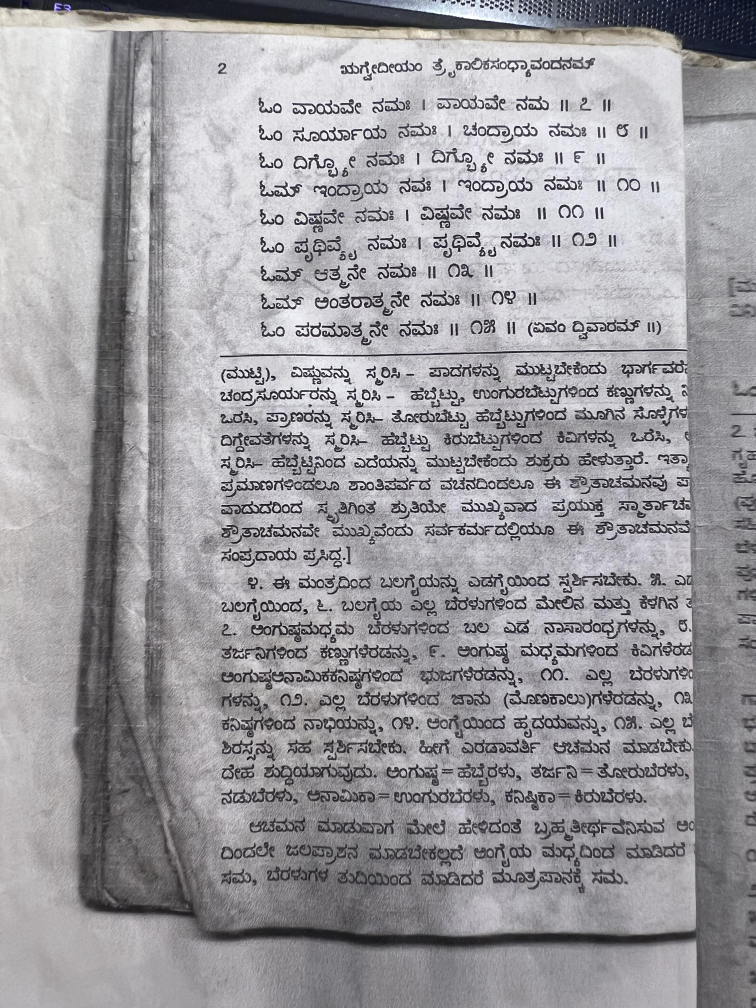
#> input picture kannada.jpg, 3024 x 4032 px (shown at 1/4 size)
$ python ellipse_crop.py
#> lines starting #> are read from the running program, lines starting #| are printed output that depends on the picture; after the words box and inside, x2 and y2 are one past the last pixel; in counts of white or black regions, pixels touching at a corner belong together
import cv2
import numpy as np

# Function to detect bounding boxes around text regions in an image
def get_text_bounding_boxes(gray):
    # Apply Gaussian blur to reduce noise
    blurred = cv2.GaussianBlur(gray, (5, 5), 0)

    # Apply adaptive thresholding to get a binary image
    thresholded = cv2.adaptiveThreshold(blurred, 255, cv2.ADAPTIVE_THRESH_GAUSSIAN_C,
                                        cv2.THRESH_BINARY_INV, 21, 50)

    # Find contours
    contours, _ = cv2.findContours(thresholded, cv2.RETR_EXTERNAL, cv2.CHAIN_APPROX_SIMPLE)

    # Collect bounding boxes for contours of significant size
    bounding_boxes = [cv2.boundingRect(cnt) for cnt in contours if cv2.contourArea(cnt) > 100]

    return bounding_boxes

# Function to draw an ellipse from bounding boxes
def draw_ellipse_from_bounding_boxes(image, bounding_boxes):
    # Calculate the center of the image
    center_x, center_y = image.shape[1] // 2, image.shape[0] // 2

    # Get the extent of text coverage horizontally and vertically
    max_x, max_y = max([x + w for x, y, w, h in bounding_boxes]), max([y + h for x, y, w, h in bounding_boxes])
    min_x, min_y = min([x for x, y, w, h in bounding_boxes]), min([y for x, y, w, h in bounding_boxes])

    # Calculate extents of the ellipse
    width_extent = (max_x - min_x) // 2
    height_extent = (max_y - min_y) // 2

    # Calculate the center point of the bounding boxes
    boxes_center_x, boxes_center_y = (max_x + min_x) // 2, (max_y + min_y) // 2

    # Create a mask with an ellipse
    mask = np.zeros(image.shape[:2], dtype="uint8")
    cv2.ellipse(mask, (boxes_center_x, boxes_center_y), (width_extent, height_extent), 0, 0, 360, 255, -1)

    # Bitwise AND to keep only the regions inside the ellipse
    cropped_image = cv2.bitwise_and(image, image, mask=mask)

    return cropped_image

# Example usage:
image_path = 'kannada.jpg'  # Replace with your image path
output_image_path = 'ellipse_cropped_image.jpg'  # Replace with your desired save path

# Read the original image and convert to grayscale
original_image = cv2.imread(image_path)
#> original_image is the input picture: shape (4032, 3024, 3); mean B, G, R 159.8, 155.8, 157.2
gray_image = cv2.cvtColor(original_image, cv2.COLOR_BGR2GRAY)

# Get text bounding boxes
text_bounding_boxes = get_text_bounding_boxes(gray_image)
#> in get_text_bounding_boxes, `thresholded = cv2.adaptiveThreshold(blurred, 255, cv2.ADAPTIVE_THRESH_..`:
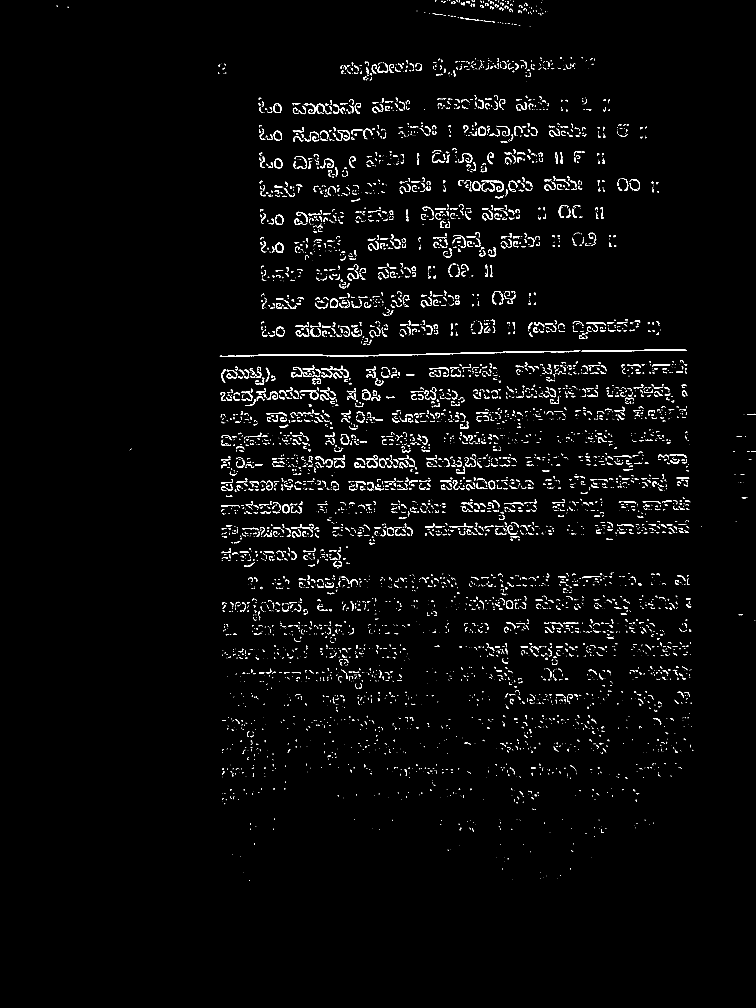
#> thresholded: shape (4032, 3024) (shown at 1/4 size); 1.7% white; 6133 white regions (3393 under 20 px)
#> in get_text_bounding_boxes, `contours, _ = cv2.findContours(thresholded, cv2.RETR_EXTERNAL, cv2.CHA..`: contours = 6132 contours, 4233 with area under 20; largest, box (x1, y1, x2, y2) and area: (879, 1403, 2322, 1428) 4666, (2325, 1398, 2748, 1407) 1376, (1320, 1193, 1353, 1232) 982, (1097, 635, 1130, 673) 978, (1890, 724, 1921, 763) 918
#> in get_text_bounding_boxes, `bounding_boxes = [cv2.boundingRect(cnt) for cnt in contours if cv2.con..`: bounding_boxes = 236 items, first 6: (2254, 2491, 60, 6), (2026, 2490, 35, 27), (2024, 2402, 29, 34), (1302, 2333, 33, 19), (1403, 2317, 27, 30), (2709, 2301, 32, 24)
#> text_bounding_boxes has the same summary as bounding_boxes in get_text_bounding_boxes

# Draw an ellipse from the text bounding boxes
ellipse_cropped_img = draw_ellipse_from_bounding_boxes(original_image, text_bounding_boxes)
#> in draw_ellipse_from_bounding_boxes, `max_x, max_y = max([x + w for x, y, w, h in bounding_boxes]), max([y +..`: max_x = 2757; max_y = 2517
#> in draw_ellipse_from_bounding_boxes, `min_x, min_y = min([x for x, y, w, h in bounding_boxes]), min([y for x..`: min_x = 879; min_y = 254
#> in draw_ellipse_from_bounding_boxes, `width_extent = (max_x - min_x) // 2`: width_extent = 939
#> in draw_ellipse_from_bounding_boxes, `height_extent = (max_y - min_y) // 2`: height_extent = 1131
#> in draw_ellipse_from_bounding_boxes, `boxes_center_x, boxes_center_y = (max_x + min_x) // 2, (max_y + min_y)..`: boxes_center_x = 1818; boxes_center_y = 1385
#> in draw_ellipse_from_bounding_boxes, `cv2.ellipse(mask, (boxes_center_x, boxes_center_y), (width_extent, hei..`:
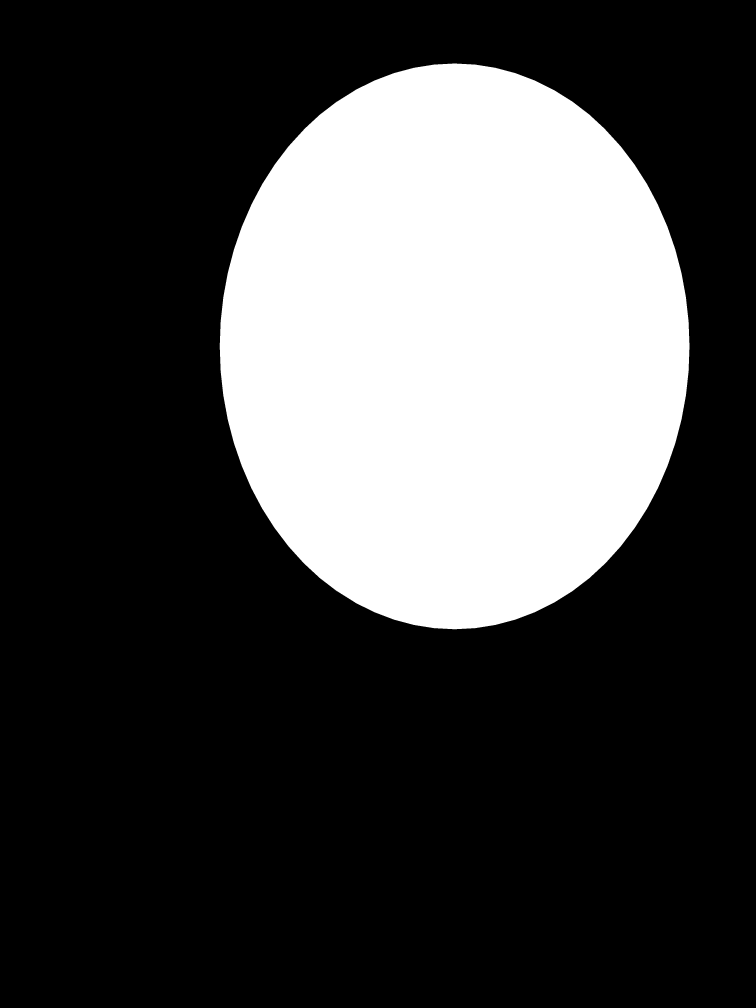
#> mask: shape (4032, 3024) (shown at 1/4 size); 27.4% white; 1 white region, box (x1, y1, x2, y2) and area: (879, 254, 2758, 2517) 3335506
#> in draw_ellipse_from_bounding_boxes, `cropped_image = cv2.bitwise_and(image, image, mask=mask)`:
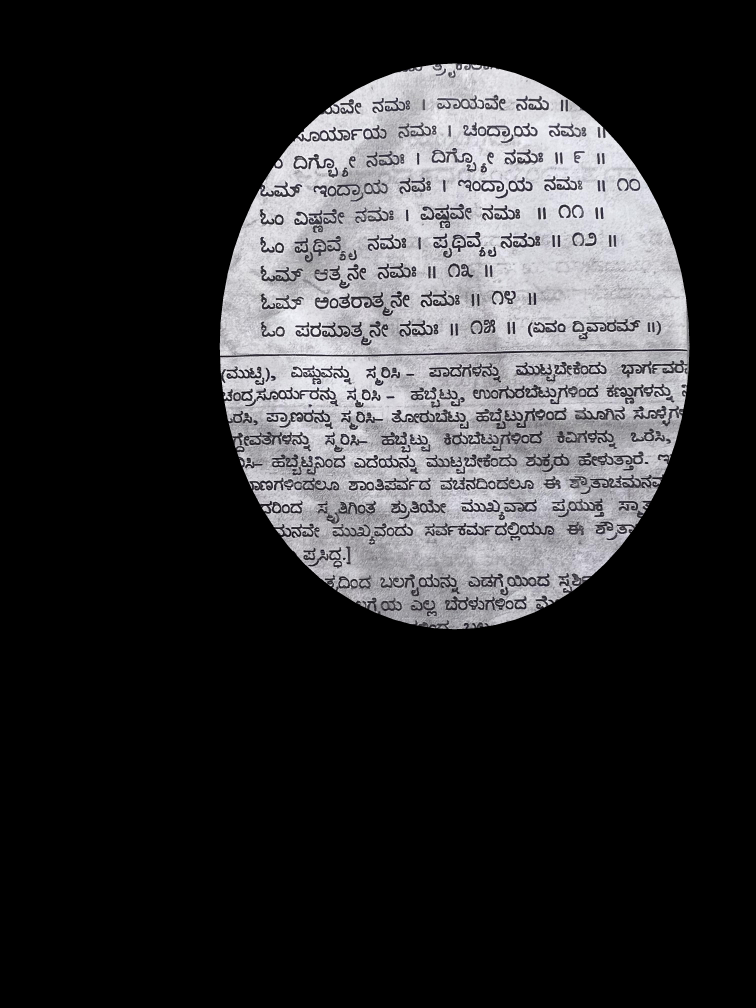
#> cropped_image: shape (4032, 3024, 3) (shown at 1/4 size); mean B, G, R 48.9, 47.2, 47.5

# Save or display the ellipse cropped image
cv2.imwrite(output_image_path, ellipse_cropped_img)
